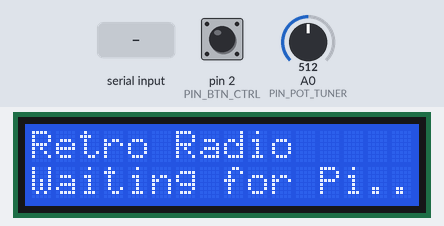
The sketch below on a simulated Arduino Uno, built with avr-gcc and run on an emulated ATmega328P. Shown: 16×2 character LCD. The test bench sets the inputs (shaded band); at power-on: pin 2 (PIN_BTN_CTRL) HIGH, A0 (PIN_POT_TUNER) = 512. What the sketch prints to the serial monitor is not drawn.

Above: at 1.2 s.
1.3 s: "L1:\n" received over Serial
At 1.6 s:
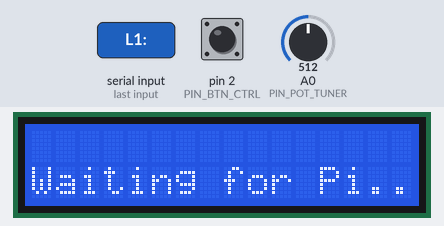
2.8 s: "L2:\n" received over Serial
At 3.9 s:
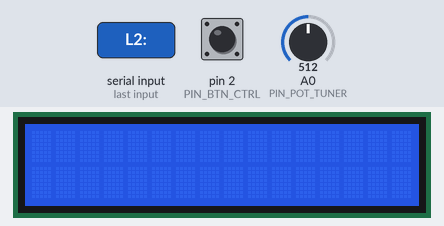
Timing chart, 0 to 5.8 s (numbered marks = the images above; inputs shaded):
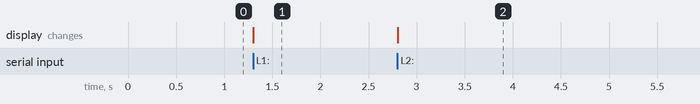

The sketch:

radio_controller.ino
```cpp
#include <LiquidCrystal.h>


// Pin Assignments
const int PIN_LCD_RS = 7;
const int PIN_LCD_EN = 8;
const int PIN_LCD_D4 = 9;
const int PIN_LCD_D5 = 10;
const int PIN_LCD_D6 = 11;
const int PIN_LCD_D7 = 12;

const int PIN_POT_TUNER = A0;
const int PIN_BTN_CTRL  = 2;

// Tuner Configuration
const int TOTAL_STATIONS           = 8;
const int ADC_MAX_VALUE            = 1023;
const int ADC_JITTER_DEADBAND      = 6;
const unsigned long TUNE_SETTLE_MS = 40;

// Button Timing Configuration
const unsigned long BTN_DEBOUNCE_MS = 35;
const unsigned long HOLD_INITIAL_MS = 700;
const unsigned long HOLD_REPEAT_MS  = 400;

// Volume Configuration
const int VOL_MIN  = 5;
const int VOL_MAX  = 100;
const int VOL_STEP = 5;

// LCD / Serial Line Buffer Configuration
const int LCD_COLS         = 16;
const int LCD_ROWS         = 2;
const int SERIAL_LINE_MAX  = 32;
LiquidCrystal lcd(PIN_LCD_RS, PIN_LCD_EN, PIN_LCD_D4, PIN_LCD_D5, PIN_LCD_D6, PIN_LCD_D7);

// Tuner State
int currentStation      = -1;
int lastCommittedStation = -1;
int lastRawTuner        = -1;
unsigned long settleStartTime = 0;

// Button & Volume State
int currentVol = 100;
bool lastButtonState = HIGH;
bool buttonIsDown     = false;
bool isHolding        = false;
unsigned long btnPressStartTime  = 0;
unsigned long lastButtonDebounce = 0;
unsigned long lastVolStepTime    = 0;

// Serial Line Buffer
char serialLine[SERIAL_LINE_MAX + 1];
uint8_t serialLineLen = 0;


// LCD Helpers
void updateLCD(int line, const char* text) {
  if (line != 1 && line != 2) return;
  char buffer[17];
  snprintf(buffer, sizeof(buffer), "%-16.16s", text);
  lcd.setCursor(0, line - 1);
  lcd.print(buffer);
}


// Tuner Logic
void checkTuner() {
  int raw = analogRead(PIN_POT_TUNER);

  if (abs(raw - lastRawTuner) > ADC_JITTER_DEADBAND) {
    lastRawTuner = raw;
    int newIdx = map(raw, 0, ADC_MAX_VALUE, 0, TOTAL_STATIONS);
    if (newIdx >= TOTAL_STATIONS) newIdx = TOTAL_STATIONS - 1;

    if (newIdx != currentStation) {
      currentStation = newIdx;
      settleStartTime = millis();
    }
  }

  if (currentStation != -1 && (millis() - settleStartTime >= TUNE_SETTLE_MS)) {
    if (currentStation != lastCommittedStation) {
      Serial.print("STATION:");
      Serial.println(currentStation);
      lastCommittedStation = currentStation;
    }
  }
}

// Volume Logic
void cycleVolume() {
  currentVol += VOL_STEP;
  if (currentVol > VOL_MAX) currentVol = VOL_MIN;

  Serial.print("VOL:");
  Serial.println(currentVol);
}

// Button Logic (press / hold-to-repeat / release)
void checkButton() {
  int reading = digitalRead(PIN_BTN_CTRL);
  unsigned long now = millis();

  // Button just pressed down
  if (reading == LOW && lastButtonState == HIGH && (now - lastButtonDebounce > BTN_DEBOUNCE_MS)) {
    btnPressStartTime  = now;
    lastButtonDebounce = now;
    buttonIsDown = true;
    isHolding    = false;
  }

  // Button is currently held down
  if (reading == LOW && buttonIsDown) {
    if (!isHolding && (now - btnPressStartTime >= HOLD_INITIAL_MS)) {
      isHolding = true;
      cycleVolume();
      lastVolStepTime = now;
    } else if (isHolding && (now - lastVolStepTime >= HOLD_REPEAT_MS)) {
      cycleVolume();
      lastVolStepTime = now;
    }
  }

  // Button just released
  if (reading == HIGH && lastButtonState == LOW && (now - lastButtonDebounce > BTN_DEBOUNCE_MS)) {
    lastButtonDebounce = now;

    if (isHolding) {
      Serial.println("VOL:DONE");
    } else {
      Serial.println("CMD:TOGGLE");
    }

    buttonIsDown = false;
    isHolding    = false;
  }

  lastButtonState = reading;
}

// Serial Command Parsing (expects "L1:<text>" / "L2:<text>" lines)
void checkSerial() {
  while (Serial.available() > 0) {
    char c = (char)Serial.read();

    if (c == '\n' || c == '\r') {
      if (serialLineLen > 0) {
        serialLine[serialLineLen] = '\0';

        if (strncmp(serialLine, "L1:", 3) == 0) {
          updateLCD(1, serialLine + 3);
        } else if (strncmp(serialLine, "L2:", 3) == 0) {
          updateLCD(2, serialLine + 3);
        }

        serialLineLen = 0;
      }
    } else if (serialLineLen < SERIAL_LINE_MAX) {
      serialLine[serialLineLen++] = c;
    }
  }
}

// Setup / Loop
void setup() {
  Serial.begin(115200);
  pinMode(PIN_BTN_CTRL, INPUT_PULLUP);

  lcd.begin(LCD_COLS, LCD_ROWS);
  lcd.clear();
  updateLCD(1, "Retro Radio");
  updateLCD(2, "Waiting for Pi..");

  lastRawTuner = analogRead(PIN_POT_TUNER);
  currentStation = map(lastRawTuner, 0, ADC_MAX_VALUE, 0, TOTAL_STATIONS);
  if (currentStation >= TOTAL_STATIONS) currentStation = TOTAL_STATIONS - 1;

  lastButtonState = digitalRead(PIN_BTN_CTRL);
}

void loop() {
  checkSerial();
  checkTuner();
  checkButton();
}
```

Measured:
- after the input at 1.3 s, the display: changes at once (image 1)
- after the input at 2.8 s, the display: changes at once (image 2)
